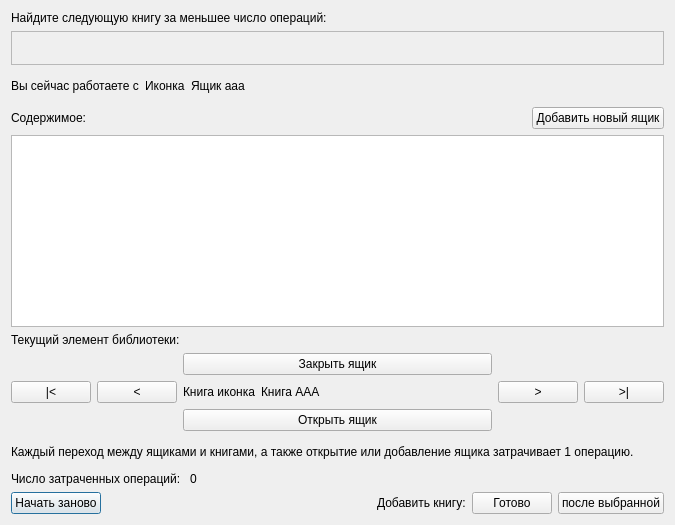
<?xml version="1.0" encoding="UTF-8"?>
<ui version="4.0">
 <class>CheckTestDialog</class>
 <widget class="QDialog" name="CheckTestDialog">
  <property name="geometry">
   <rect>
    <x>0</x>
    <y>0</y>
    <width>675</width>
    <height>525</height>
   </rect>
  </property>
  <property name="windowTitle">
   <string>Подсчет числа операций</string>
  </property>
  <property name="windowIcon">
   <iconset resource="diagn.qrc">
    <normaloff>:/Icons/images/full-box.png</normaloff>:/Icons/images/full-box.png</iconset>
  </property>
  <layout class="QGridLayout" name="gridLayout_3">
   <item row="0" column="0">
    <widget class="QLabel" name="operationLabel">
     <property name="text">
      <string>Найдите следующую книгу за меньшее число операций:</string>
     </property>
     <property name="wordWrap">
      <bool>true</bool>
     </property>
    </widget>
   </item>
   <item row="2" column="0">
    <layout class="QHBoxLayout" name="horizontalLayout_2">
     <item>
      <widget class="QLabel" name="currentBoxLabelText">
       <property name="text">
        <string>Вы сейчас работаете с</string>
       </property>
      </widget>
     </item>
     <item>
      <widget class="QLabel" name="currentBoxIcon">
       <property name="sizePolicy">
        <sizepolicy hsizetype="Preferred" vsizetype="Expanding">
         <horstretch>0</horstretch>
         <verstretch>0</verstretch>
        </sizepolicy>
       </property>
       <property name="text">
        <string>Иконка</string>
       </property>
      </widget>
     </item>
     <item>
      <widget class="QLabel" name="currentBoxLabel">
       <property name="sizePolicy">
        <sizepolicy hsizetype="Expanding" vsizetype="Preferred">
         <horstretch>0</horstretch>
         <verstretch>0</verstretch>
        </sizepolicy>
       </property>
       <property name="text">
        <string>Ящик ааа</string>
       </property>
       <property name="wordWrap">
        <bool>true</bool>
       </property>
      </widget>
     </item>
    </layout>
   </item>
   <item row="1" column="0">
    <widget class="QFrame" name="frame">
     <property name="frameShape">
      <enum>QFrame::StyledPanel</enum>
     </property>
     <property name="frameShadow">
      <enum>QFrame::Raised</enum>
     </property>
     <layout class="QGridLayout" name="gridLayout">
      <item row="1" column="0">
       <widget class="QLabel" name="bookLabel">
        <property name="text">
         <string/>
        </property>
        <property name="alignment">
         <set>Qt::AlignCenter</set>
        </property>
       </widget>
      </item>
     </layout>
    </widget>
   </item>
   <item row="7" column="0">
    <widget class="QLabel" name="operationLabel_3">
     <property name="sizePolicy">
      <sizepolicy hsizetype="Preferred" vsizetype="Expanding">
       <horstretch>0</horstretch>
       <verstretch>0</verstretch>
      </sizepolicy>
     </property>
     <property name="text">
      <string>Каждый переход между ящиками и книгами, а также открытие или добавление ящика затрачивает 1 операцию.</string>
     </property>
     <property name="wordWrap">
      <bool>true</bool>
     </property>
    </widget>
   </item>
   <item row="8" column="0">
    <layout class="QHBoxLayout" name="horizontalLayout_6">
     <item>
      <widget class="QLabel" name="operationsLabel">
       <property name="text">
        <string>Число затраченных операций: </string>
       </property>
      </widget>
     </item>
     <item>
      <widget class="QLabel" name="operationsCountLabel">
       <property name="sizePolicy">
        <sizepolicy hsizetype="Expanding" vsizetype="Preferred">
         <horstretch>0</horstretch>
         <verstretch>0</verstretch>
        </sizepolicy>
       </property>
       <property name="text">
        <string>0</string>
       </property>
      </widget>
     </item>
    </layout>
   </item>
   <item row="9" column="0">
    <layout class="QHBoxLayout" name="horizontalLayout">
     <item>
      <widget class="QPushButton" name="againButton">
       <property name="text">
        <string>Начать заново</string>
       </property>
      </widget>
     </item>
     <item>
      <spacer name="horizontalSpacer">
       <property name="orientation">
        <enum>Qt::Horizontal</enum>
       </property>
       <property name="sizeHint" stdset="0">
        <size>
         <width>40</width>
         <height>20</height>
        </size>
       </property>
      </spacer>
     </item>
     <item>
      <widget class="QLabel" name="addLabel">
       <property name="text">
        <string>Добавить книгу:</string>
       </property>
      </widget>
     </item>
     <item>
      <widget class="QPushButton" name="okButton">
       <property name="text">
        <string>Готово</string>
       </property>
      </widget>
     </item>
     <item>
      <widget class="QPushButton" name="ok2Button">
       <property name="text">
        <string>после выбранной</string>
       </property>
      </widget>
     </item>
    </layout>
   </item>
   <item row="6" column="0">
    <layout class="QGridLayout" name="gridLayout_2">
     <item row="0" column="1">
      <widget class="QPushButton" name="closeButton">
       <property name="text">
        <string>Закрыть ящик</string>
       </property>
      </widget>
     </item>
     <item row="1" column="0">
      <layout class="QHBoxLayout" name="horizontalLayout_3">
       <item>
        <widget class="QPushButton" name="firstButton">
         <property name="text">
          <string>|&lt;</string>
         </property>
        </widget>
       </item>
       <item>
        <widget class="QPushButton" name="beforeButton">
         <property name="text">
          <string>&lt;</string>
         </property>
        </widget>
       </item>
      </layout>
     </item>
     <item row="1" column="1">
      <layout class="QHBoxLayout" name="horizontalLayout_7">
       <item>
        <widget class="QLabel" name="currentIcon">
         <property name="sizePolicy">
          <sizepolicy hsizetype="Preferred" vsizetype="Expanding">
           <horstretch>0</horstretch>
           <verstretch>0</verstretch>
          </sizepolicy>
         </property>
         <property name="text">
          <string>Книга иконка</string>
         </property>
         <property name="wordWrap">
          <bool>true</bool>
         </property>
        </widget>
       </item>
       <item>
        <widget class="QLabel" name="currentLabel">
         <property name="sizePolicy">
          <sizepolicy hsizetype="Expanding" vsizetype="Preferred">
           <horstretch>0</horstretch>
           <verstretch>0</verstretch>
          </sizepolicy>
         </property>
         <property name="text">
          <string>Книга ААА</string>
         </property>
         <property name="wordWrap">
          <bool>true</bool>
         </property>
        </widget>
       </item>
      </layout>
     </item>
     <item row="1" column="2">
      <layout class="QHBoxLayout" name="horizontalLayout_4">
       <item>
        <widget class="QPushButton" name="afterButton">
         <property name="text">
          <string>&gt;</string>
         </property>
        </widget>
       </item>
       <item>
        <widget class="QPushButton" name="lastButton">
         <property name="text">
          <string>&gt;|</string>
         </property>
        </widget>
       </item>
      </layout>
     </item>
     <item row="2" column="1">
      <widget class="QPushButton" name="openButton">
       <property name="text">
        <string>Открыть ящик</string>
       </property>
      </widget>
     </item>
    </layout>
   </item>
   <item row="3" column="0">
    <layout class="QHBoxLayout" name="horizontalLayout_5">
     <item>
      <widget class="QLabel" name="label">
       <property name="text">
        <string>Содержимое:</string>
       </property>
      </widget>
     </item>
     <item>
      <spacer name="horizontalSpacer_2">
       <property name="orientation">
        <enum>Qt::Horizontal</enum>
       </property>
       <property name="sizeHint" stdset="0">
        <size>
         <width>40</width>
         <height>20</height>
        </size>
       </property>
      </spacer>
     </item>
     <item>
      <widget class="QPushButton" name="addBoxButton">
       <property name="text">
        <string>Добавить новый ящик</string>
       </property>
      </widget>
     </item>
    </layout>
   </item>
   <item row="4" column="0">
    <widget class="ReadOnlyView" name="bookView">
     <property name="enabled">
      <bool>true</bool>
     </property>
     <property name="editTriggers">
      <set>QAbstractItemView::NoEditTriggers</set>
     </property>
     <property name="selectionMode">
      <enum>QAbstractItemView::SingleSelection</enum>
     </property>
     <property name="selectionBehavior">
      <enum>QAbstractItemView::SelectRows</enum>
     </property>
     <property name="resizeMode">
      <enum>QListView::Adjust</enum>
     </property>
    </widget>
   </item>
   <item row="5" column="0">
    <widget class="QLabel" name="label_2">
     <property name="text">
      <string>Текущий элемент библиотеки:</string>
     </property>
    </widget>
   </item>
  </layout>
 </widget>
 <customwidgets>
  <customwidget>
   <class>ReadOnlyView</class>
   <extends>QListView</extends>
   <header>readonlyview.h</header>
  </customwidget>
 </customwidgets>
 <resources>
  <include location="diagn.qrc"/>
 </resources>
 <connections>
  <connection>
   <sender>okButton</sender>
   <signal>clicked()</signal>
   <receiver>CheckTestDialog</receiver>
   <slot>slotOK()</slot>
   <hints>
    <hint type="sourcelabel">
     <x>430</x>
     <y>228</y>
    </hint>
    <hint type="destinationlabel">
     <x>241</x>
     <y>126</y>
    </hint>
   </hints>
  </connection>
  <connection>
   <sender>againButton</sender>
   <signal>clicked()</signal>
   <receiver>CheckTestDialog</receiver>
   <slot>slotRestart()</slot>
   <hints>
    <hint type="sourcelabel">
     <x>74</x>
     <y>297</y>
    </hint>
    <hint type="destinationlabel">
     <x>241</x>
     <y>160</y>
    </hint>
   </hints>
  </connection>
  <connection>
   <sender>afterButton</sender>
   <signal>clicked()</signal>
   <receiver>CheckTestDialog</receiver>
   <slot>slotAfter()</slot>
   <hints>
    <hint type="sourcelabel">
     <x>407</x>
     <y>301</y>
    </hint>
    <hint type="destinationlabel">
     <x>241</x>
     <y>160</y>
    </hint>
   </hints>
  </connection>
  <connection>
   <sender>openButton</sender>
   <signal>clicked()</signal>
   <receiver>CheckTestDialog</receiver>
   <slot>slotOpen()</slot>
   <hints>
    <hint type="sourcelabel">
     <x>241</x>
     <y>191</y>
    </hint>
    <hint type="destinationlabel">
     <x>241</x>
     <y>160</y>
    </hint>
   </hints>
  </connection>
  <connection>
   <sender>closeButton</sender>
   <signal>clicked()</signal>
   <receiver>CheckTestDialog</receiver>
   <slot>slotClose()</slot>
   <hints>
    <hint type="sourcelabel">
     <x>241</x>
     <y>121</y>
    </hint>
    <hint type="destinationlabel">
     <x>241</x>
     <y>160</y>
    </hint>
   </hints>
  </connection>
  <connection>
   <sender>firstButton</sender>
   <signal>clicked()</signal>
   <receiver>CheckTestDialog</receiver>
   <slot>slotFirst()</slot>
   <hints>
    <hint type="sourcelabel">
     <x>53</x>
     <y>156</y>
    </hint>
    <hint type="destinationlabel">
     <x>275</x>
     <y>160</y>
    </hint>
   </hints>
  </connection>
  <connection>
   <sender>lastButton</sender>
   <signal>clicked()</signal>
   <receiver>CheckTestDialog</receiver>
   <slot>slotLast()</slot>
   <hints>
    <hint type="sourcelabel">
     <x>498</x>
     <y>156</y>
    </hint>
    <hint type="destinationlabel">
     <x>275</x>
     <y>160</y>
    </hint>
   </hints>
  </connection>
  <connection>
   <sender>addBoxButton</sender>
   <signal>clicked()</signal>
   <receiver>CheckTestDialog</receiver>
   <slot>slotAddBox()</slot>
   <hints>
    <hint type="sourcelabel">
     <x>473</x>
     <y>121</y>
    </hint>
    <hint type="destinationlabel">
     <x>275</x>
     <y>234</y>
    </hint>
   </hints>
  </connection>
  <connection>
   <sender>beforeButton</sender>
   <signal>clicked()</signal>
   <receiver>CheckTestDialog</receiver>
   <slot>slotBefore()</slot>
   <hints>
    <hint type="sourcelabel">
     <x>144</x>
     <y>301</y>
    </hint>
    <hint type="destinationlabel">
     <x>275</x>
     <y>234</y>
    </hint>
   </hints>
  </connection>
  <connection>
   <sender>ok2Button</sender>
   <signal>clicked()</signal>
   <receiver>CheckTestDialog</receiver>
   <slot>slotOK2()</slot>
   <hints>
    <hint type="sourcelabel">
     <x>588</x>
     <y>500</y>
    </hint>
    <hint type="destinationlabel">
     <x>337</x>
     <y>262</y>
    </hint>
   </hints>
  </connection>
 </connections>
 <slots>
  <slot>slotOpen()</slot>
  <slot>slotClose()</slot>
  <slot>slotBefore()</slot>
  <slot>slotAfter()</slot>
  <slot>slotRestart()</slot>
  <slot>slotFirst()</slot>
  <slot>slotLast()</slot>
  <slot>slotAddBox()</slot>
  <slot>slotOK()</slot>
  <slot>slotOK2()</slot>
 </slots>
</ui>
